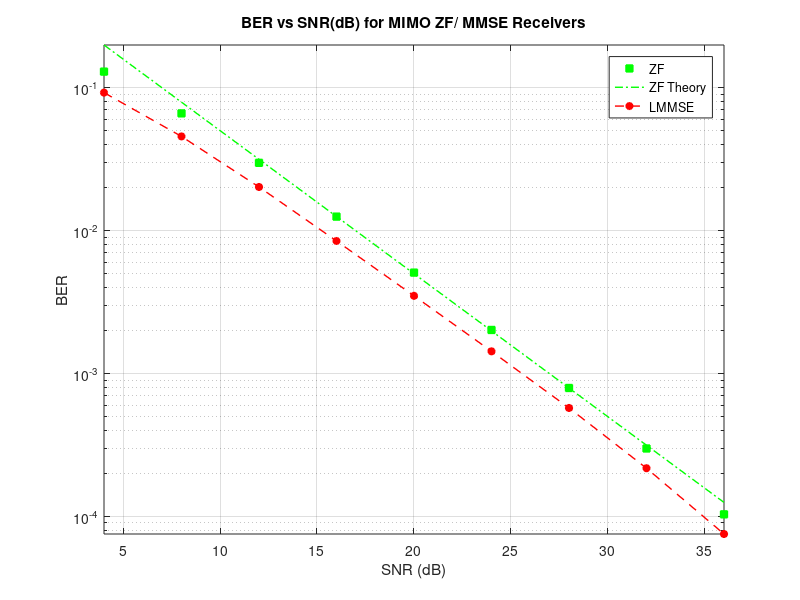

Source code (MATLAB):
close all;
clear;
blockLength =1000;
nBlocks=10000;
r=2; %reciever
t=2; %transmitter
EbdB=1.0:4.0:33.0; %SNR values
Eb=10.^(EbdB/10);
No=1;%noise power
Es=2*Eb;
SNR=Es/No;
SNRdB=10*log10(SNR);
BER_ZF=zeros(1,length(EbdB));
BER_LMMSE = zeros(1,length(EbdB));
BERt = zeros(1,length(EbdB));%theoretical value

for blk = 1:nBlocks%each block
    H = 1/sqrt(2)*(randn(r,t) + 1j*randn(r,t));%channel matrix coeff are imag and real
    BitsI = randi([0,1],t,blockLength);
    BitsQ = randi([0,1],t,blockLength);
    Sym = (2*BitsI-1)+1j*(2*BitsQ-1);%BPSK is generated 2 is multiplied
    noise = sqrt(No/2)*(randn(r,blockLength)+1j*randn(r,blockLength));
for K=1:length(EbdB)
    TxSym=sqrt(Eb(K))*Sym;
    RxSym=H*TxSym+noise;
    ZFRx=pinv(H);
    ZFout=ZFRx*RxSym;
    DecBitsI_ZF=(real(ZFout)>0);
    DecBitsQ_ZF=(imag(ZFout)>0);
    BER_ZF(K)=BER_ZF(K)+sum(sum(DecBitsI_ZF~=BitsI))+sum(sum(DecBitsQ_ZF~=BitsQ));
    LMMSERx=inv(H'*H+No*eye(t)/Es(K))*H';
    LMMSEout=LMMSERx*RxSym;
    DecBitsI_LMMSE=(real(LMMSEout)>0);
    DecBitsQ_LMMSE=(imag(LMMSEout)>0);
    BER_LMMSE(K)=BER_LMMSE(K)+sum(sum(DecBitsI_LMMSE~=BitsI))+sum(sum(DecBitsQ_LMMSE~=BitsQ));
end
end
BER_ZF = BER_ZF/blockLength/nBlocks/2/t;
BER_LMMSE = BER_LMMSE/blockLength/nBlocks/2/t;
L=r-t+1;    
BERt = nchoosek(2*L-1, L)/2^L./SNR.^L;
semilogy(SNRdB,BER_ZF,'g  s','linewidth',1.0,'MarkerFaceColor','g','MarkerSize',5.0);
hold on;
semilogy(SNRdB,BERt,'g -.','linewidth',1.0,'MarkerFaceColor','g','MarkerSize',5.0);
semilogy(SNRdB,BER_LMMSE,'r -- o','linewidth',1.0,'MarkerFaceColor','r','MarkerSize',5.0);
axis tight;
grid on;
legend('ZF','ZF Theory','LMMSE')
xlabel('SNR (dB)');
ylabel('BER');
title('BER vs SNR(dB) for MIMO ZF/ MMSE Receivers');